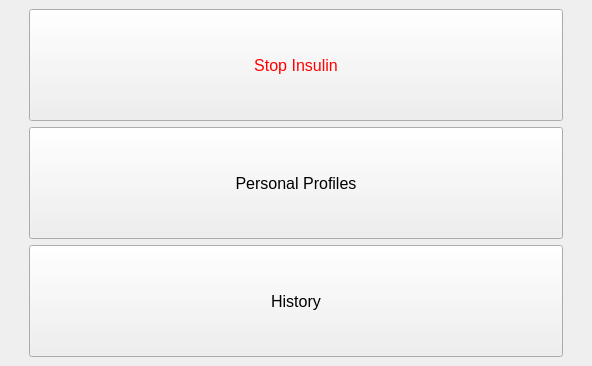
<?xml version="1.0" encoding="UTF-8"?>
<ui version="4.0">
 <class>OptionsScreen</class>
 <widget class="QWidget" name="OptionsScreen">
  <property name="geometry">
   <rect>
    <x>0</x>
    <y>0</y>
    <width>592</width>
    <height>366</height>
   </rect>
  </property>
  <property name="font">
   <font>
    <pointsize>12</pointsize>
   </font>
  </property>
  <property name="windowTitle">
   <string>Form</string>
  </property>
  <property name="layoutDirection">
   <enum>Qt::LayoutDirection::LeftToRight</enum>
  </property>
  <layout class="QVBoxLayout" name="verticalLayout">
   <property name="leftMargin">
    <number>9</number>
   </property>
   <property name="topMargin">
    <number>9</number>
   </property>
   <property name="rightMargin">
    <number>9</number>
   </property>
   <property name="bottomMargin">
    <number>9</number>
   </property>
   <item>
    <layout class="QVBoxLayout" name="buttonLayout">
     <property name="leftMargin">
      <number>20</number>
     </property>
     <property name="rightMargin">
      <number>20</number>
     </property>
     <item>
      <widget class="QPushButton" name="stopInsulinButton">
       <property name="enabled">
        <bool>true</bool>
       </property>
       <property name="sizePolicy">
        <sizepolicy hsizetype="MinimumExpanding" vsizetype="Minimum">
         <horstretch>0</horstretch>
         <verstretch>0</verstretch>
        </sizepolicy>
       </property>
       <property name="autoFillBackground">
        <bool>false</bool>
       </property>
       <property name="styleSheet">
        <string notr="true">color: red;</string>
       </property>
       <property name="text">
        <string>Stop Insulin</string>
       </property>
      </widget>
     </item>
     <item>
      <widget class="QPushButton" name="profileButton">
       <property name="sizePolicy">
        <sizepolicy hsizetype="Minimum" vsizetype="Minimum">
         <horstretch>0</horstretch>
         <verstretch>0</verstretch>
        </sizepolicy>
       </property>
       <property name="text">
        <string>Personal Profiles</string>
       </property>
      </widget>
     </item>
     <item>
      <widget class="QPushButton" name="historyButton">
       <property name="sizePolicy">
        <sizepolicy hsizetype="Minimum" vsizetype="Minimum">
         <horstretch>0</horstretch>
         <verstretch>0</verstretch>
        </sizepolicy>
       </property>
       <property name="text">
        <string>History</string>
       </property>
      </widget>
     </item>
    </layout>
   </item>
  </layout>
 </widget>
 <resources/>
 <connections>
  <connection>
   <sender>profileButton</sender>
   <signal>clicked()</signal>
   <receiver>OptionsScreen</receiver>
   <slot>navigateToProfiles()</slot>
   <hints>
    <hint type="sourcelabel">
     <x>370</x>
     <y>116</y>
    </hint>
    <hint type="destinationlabel">
     <x>370</x>
     <y>263</y>
    </hint>
   </hints>
  </connection>
  <connection>
   <sender>historyButton</sender>
   <signal>clicked()</signal>
   <receiver>OptionsScreen</receiver>
   <slot>navigateToHistory()</slot>
   <hints>
    <hint type="sourcelabel">
     <x>370</x>
     <y>484</y>
    </hint>
    <hint type="destinationlabel">
     <x>370</x>
     <y>263</y>
    </hint>
   </hints>
  </connection>
  <connection>
   <sender>stopInsulinButton</sender>
   <signal>clicked()</signal>
   <receiver>OptionsScreen</receiver>
   <slot>stopInsulin()</slot>
   <hints>
    <hint type="sourcelabel">
     <x>370</x>
     <y>43</y>
    </hint>
    <hint type="destinationlabel">
     <x>370</x>
     <y>263</y>
    </hint>
   </hints>
  </connection>
 </connections>
 <slots>
  <signal>profileButtonClicked()</signal>
  <slot>navigateToProfiles()</slot>
  <slot>navigateToHistory()</slot>
  <slot>stopInsulin()</slot>
 </slots>
</ui>
